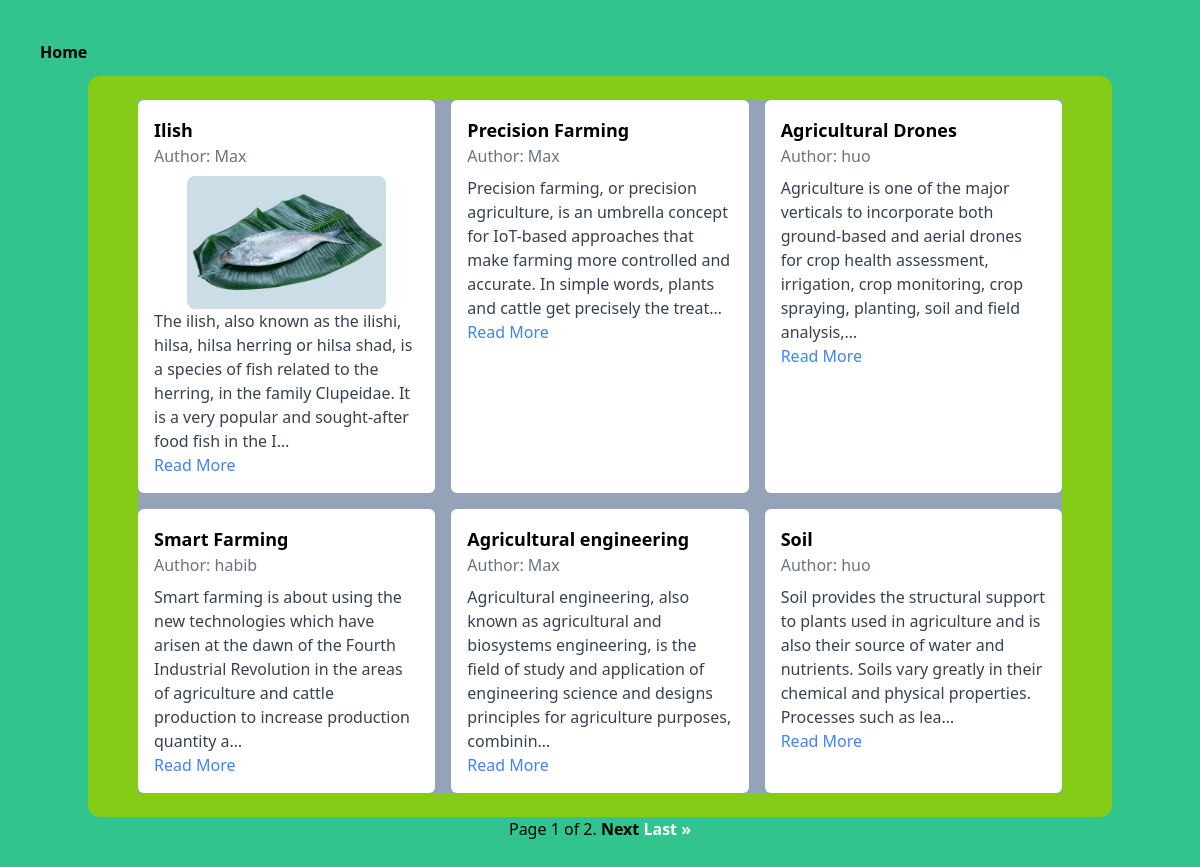
/blog/, run on an earlier commit of the app's database.
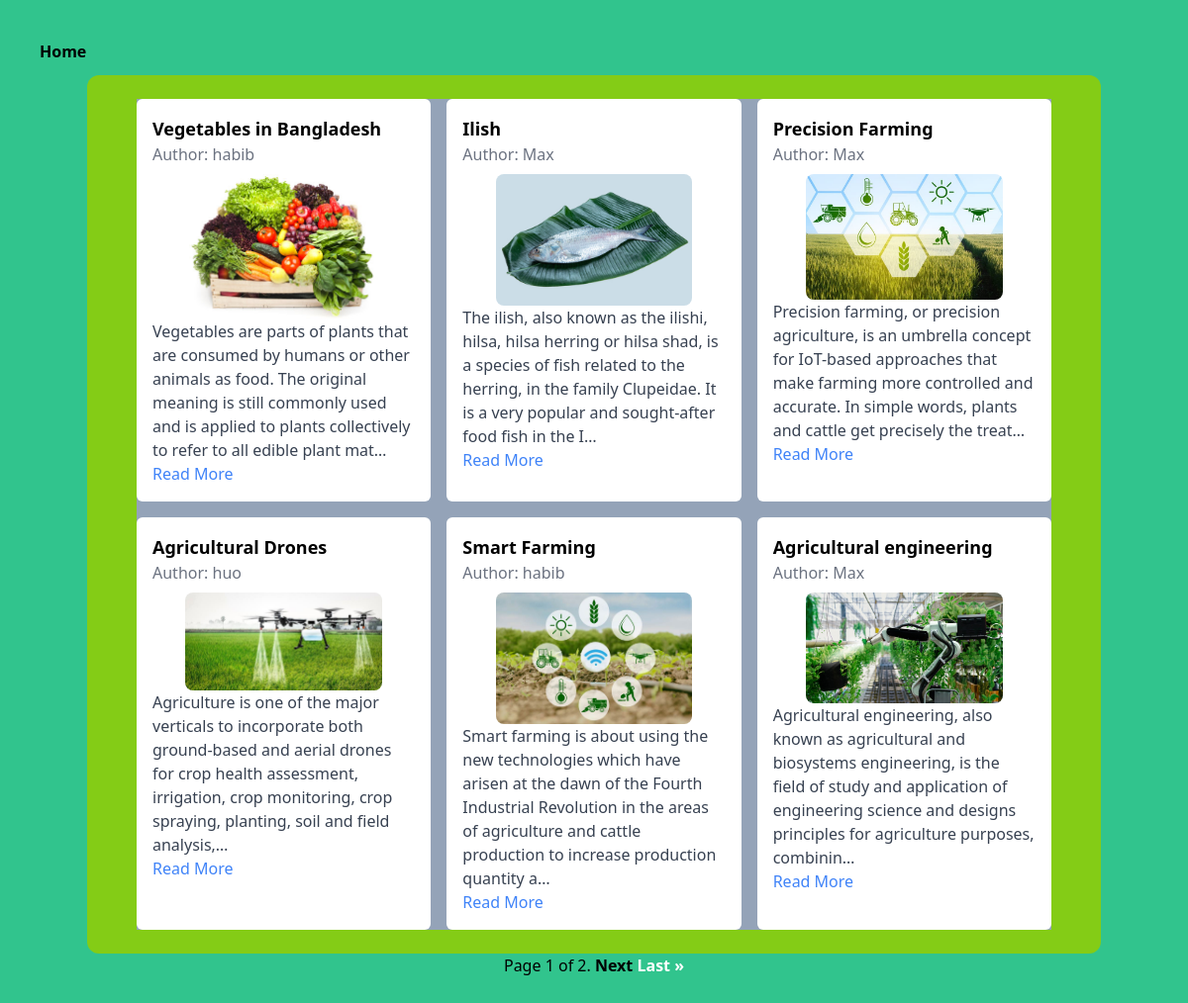
And on a later commit of the database.
### agro/models.py (models this page shows, shortened)
class BlogPost(models.Model):
    title = models.CharField(max_length=200)
    content = models.TextField()
    author = models.ForeignKey(User, on_delete=models.CASCADE)
    image = models.ImageField(upload_to='product_images/', blank=True, null=True)
    date_posted = models.DateTimeField(auto_now_add=True)
    class Meta:
        ordering = ['-date_posted', ]

### agro/views.py (the view)
# urls.py: path('blog/', views.BlogListView.as_view(), name='blog_list'),
class BlogListView(ListView):
    model = BlogPost
    template_name = 'agro/blog_list.html'
    context_object_name = 'posts'
    paginate_by = 6  # Number of items to display per page
    def get_queryset(self):
        return BlogPost.objects.all()  # Modify the queryset as needed
    def get_context_data(self, **kwargs):
        context = super().get_context_data(**kwargs)
        paginator = Paginator(self.get_queryset(), self.paginate_by)
        page = self.request.GET.get('page')
        context['posts'] = paginator.get_page(page)
        return context

### templates/agro/blog_list.html (shortened to what this page needs)
{% extends "agro/base.html" %} {% load static %}
    {% block content %}
    <main class="p-10 bg-green-400">
        <div class="pb-3 ">
            <a href="/" class="font-bold"><button >
                    Home
                </button></a>
        </div>
        <div class="container mx-auto py-6 bg-lime-500 rounded-xl">
            <div class="grid grid-cols-1 md:grid-cols-2 lg:grid-cols-3 gap-4 bg-slate-400">
                {% for post in posts %}
                <div class="bg-white rounded-md p-4">
                    <h2 class="text-lg font-semibold">{{ post.title }}</h2>
                    <p class="text-gray-500 mb-2">Author: {{ post.author }}</p>
                    <div class="flex justify-center items-center">
                        <img
                          src="{{ post.image.url }}"
                          alt="{{ post.name }}"
                          class="post-image w-3/4 rounded-lg"
                        />
                      </div>
                    <p class="text-gray-700">{{ post.content|truncatechars:200 }}</p>
                    <a href="{% url 'agro:blog_detail' post.id %}" class="text-blue-500 hover:underline">Read More</a>
                </div>
                {% empty %}
                <p class="text-gray-700">No blog posts available.</p>
                {% endfor %}
            </div>
        </div>
        {% include 'agro/pagination_blog.html' %}
    </main>
    {% endblock content %}

What changed in the data, as far as the page shows it:
no longer on this page (row unchanged): BlogPost: title "Soil", author "huo", content "Soil provides the structural support to plants used in agriculture and is also their source of water and nutrients. Soils vary greatly in their chemical and physical properties. Processes such as lea…"
added BlogPost: title "Vegetables in Bangladesh", author "habib", image (picture), content "Vegetables are parts of plants that are consumed by humans or other animals as food. The original meaning is still commonly used and is applied to plants collectively to refer to all edible plant mat…"
changed BlogPost "Precision Farming": image: picture added
changed BlogPost "Agricultural Drones": image: picture added
changed BlogPost "Smart Farming": image: picture added
changed BlogPost "Agricultural engineering": image: picture added
